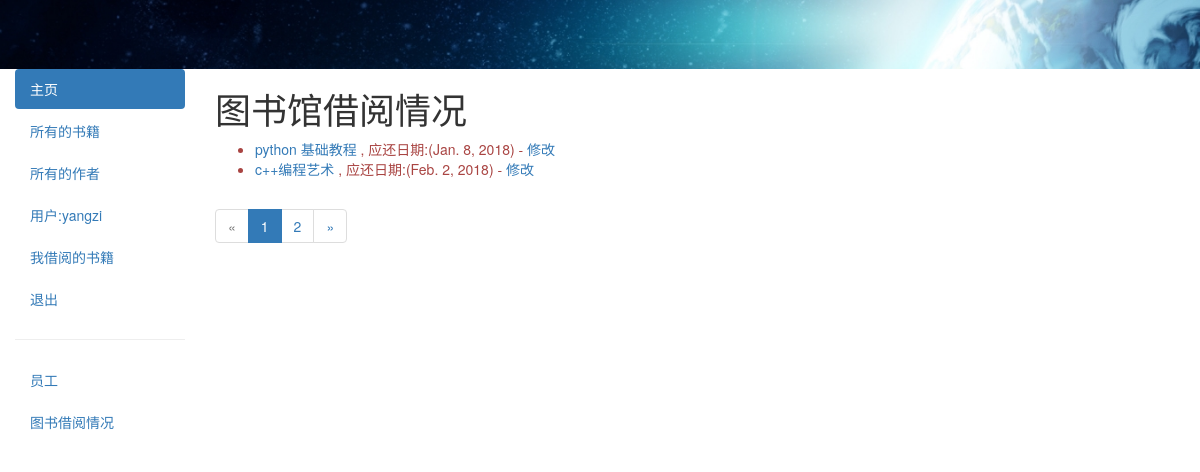
Page /catalog/allborrowed/ (signed in) on the committed database.
### catalog/models.py (models this page shows, shortened)
class BookInstance(models.Model):
    id = models.UUIDField(primary_key=True,default = uuid.uuid4,help_text = "书籍的唯一编码")
    book = models.ForeignKey(Book,on_delete=models.SET_NULL,null = True)
    imprint = models.CharField(max_length=200)
    due_back = models.DateField(null = True,blank = True)
    borrower = models.ForeignKey(User,on_delete = models.SET_NULL,blank=True, null=True)
    LOAN_STATUS = (
        ('m','保留'),
        ('o','借阅'),
        ('a','可借'),
        ('r','预定')
    )
    status = models.CharField(max_length=1,choices=LOAN_STATUS,blank = True,default = 'm',help_text = '保留')
    class Meta:
        ordering = ["due_back"]
        permissions = (("can_mark_returned","Set book as returned"),)
    @property
    def is_overdue(self):
        if self.due_back and date.today()>self.due_back:
            return True
        return False

class Book(models.Model):
    title = models.CharField(max_length=200)
    author = models.ForeignKey('Author',on_delete=models.SET_NULL,null = True)
    summary = models.TextField(max_length=1000,help_text='输入书籍的描述')
    isbn = models.CharField('ISBN',max_length=13,help_text = '允许输入13位的字符<a href="https://www.isbn-international.org/content/what-isbn">ISBN number</a>')
    genre = models.ManyToManyField(Genre,help_text='选择书籍的类别')
    language = models.ForeignKey('Language',on_delete= models.SET_NULL,null = True,help_text='选择书籍的语言')
    class Meta:
        ordering = ['title']
    def display_genre(self):
        """
        create string for the Genre
        """
        return ' , '.join(genre.name for genre in self.genre.all()[:3])
    display_genre.short_description = 'Genre'

### catalog/views.py (the view)
# urls.py: path('allborrowed/',views.AllBorrowedBooksListView.as_view(),name="all-borrowed"),
class AllBorrowedBooksListView(LoginRequiredMixin,generic.ListView):
    model = BookInstance
    context_object_name = 'allborrowed_list'
    permission_required = 'catalog.can_mark_returned'
    template_name = 'bookinstance_borrowed_all.html'
    paginate_by = 2
    def get_context_data(self, **kwargs):
        context = super(AllBorrowedBooksListView, self).get_context_data(**kwargs)
        context['page-title'] = '图书馆借阅情况'
        return context
    def get_queryset(self):
        return BookInstance.objects.filter(status__exact='o').order_by('due_back')

### catalog/templates/bookinstance_borrowed_all.html
{% extends 'base_generic.html' %}
{% block content %}
    <h1>图书馆借阅情况</h1>
    {% if allborrowed_list  %}
        <ul>
            {% for bookinst in allborrowed_list %}
                <li class="{% if bookinst.is_overdue %}text-danger{% endif %}">
                    <a href="{% url 'book-detail' bookinst.book.pk %}">{{bookinst.book.title}}</a> , 应还日期:({{ bookinst.due_back }})
                    {% if perms.catalog.can_mark_returned %}- <a href="{% url 'renew-book-librarian' bookinst.id %}">修改</a>  {% endif %}
                </li>
            {% endfor %}
        </ul>
    {% else %}
        <p>没有书籍被借出去</p>
    {% endif %}
{% endblock content %}

### catalog/templates/base_generic.html (shortened to what this page needs)
<!DOCTYPE html>
<html>
<head>
    <link rel="stylesheet" href="https://maxcdn.bootstrapcdn.com/bootstrap/3.3.7/css/bootstrap.min.css">
    <meta name="viewport" content="width=device-width, initial-scale=1"> {% load static %}
    <link rel="stylesheet" href="{% static 'css/style.css' %}">
</head>
<body>
    <div class="container-fluid">
        <div class="row">
            <img src="{% static 'img/banner.png' %}" class='top_banner' alt="" />
        </div>
        <div class="row">
            <div class="col-sm-2">
                {% block sidebar %}
                <ul class="nav nav-pills nav-stacked" style="width:100%;">
                    <li class="active">
                        <a href="{% url 'index1' %}">主页</a>
                    </li>
                    <li>
                        <a href="{% url 'books' %}">所有的书籍</a>
                    </li>
                    <li>
                        <a href="{% url 'authors' %}">所有的作者</a>
                    </li>
                    {% if user.is_authenticated %}
                        <li><a href="javascript:void(0);">用户:{{ user.get_username }}</a></li>
                        <li><a href="{% url 'my-borrowed' %}">我借阅的书籍</a></li>
                        <li><a href="{% url 'logout' %}?next={{request.path}}">退出</a></li>
                    {% else %}
                        <li><a href="{% url 'login' %}?next={{request.path}}">登录</a></li>
                    {% endif %}
                    {% if user.is_staff %}
                        <hr />
                        <ul class="nav nav-pills nav-stacked" >
                            <li><a href="javascript:void(0);">员工</a></li>
                            {% if perms.catalog.can_mark_returned %}
                            <li><a href="{% url 'all-borrowed' %}">图书借阅情况</a></li>
                            {% endif %}
                        </ul>
                    {% endif %}
                </ul>
                {% endblock %}
            </div>
            <div class="col-sm-10">
                {% block content %} {% endblock %}
                {% block pagination %} {% if is_paginated %}
                <nav aria-label="Page navigation">
                    <ul class="pagination">
                        {% if page_obj.has_previous %}
                        <li>
                            <a href="{{request.path}}?page={{page_obj.previous_page_number}}" aria-label="Previous">
                                <span aria-hidden="true">&laquo;</span>
                            </a>
                        </li>
                        {% else %}
                        <li class="disabled">
                            <a href="javascript:void(0);" aria-label="Previous">
                                <span aria-hidden="true">&laquo;</span>
                            </a>
                        </li>
                        {% endif %} {% for i in page_obj.paginator.page_range %}
                        <li class="{% if i == page_obj.number %}active{% endif %}">
                            <a href="{{request.path}}?page={{i}}">{{i}}</a>
                        </li>
                        {% endfor %} {% if page_obj.has_next %}
                        <li>
                            <a href="{{request.path}}?page={{page_obj.next_page_number}}" aria-label="Next">
                                <span aria-hidden="true">&raquo;</span>
                            </a>
                        </li>
                        {% else %}
                        <li class="disabled">
                            <a href="javascript:void(0);" aria-label="Previous">
                                <span aria-hidden="true">&raquo;</span>
                            </a>
                        </li>
                        {% endif %}
                    </ul>
                </nav>
                {% endif %} {% endblock pagination %}
            </div>
        </div>
    </div>
</body>
</html>

### catalog/static/css/style.css (style rules this page uses)
.top_banner { width:100%; display: block; }

### rows in the picture
BookInstance: book "python 基础教程", due_back "Jan. 8, 2018"
BookInstance: book "c++编程艺术", due_back "Feb. 2, 2018"

### other values in the picture
{{ user.get_username }} "yangzi"
{{ i }} "1" "2"
